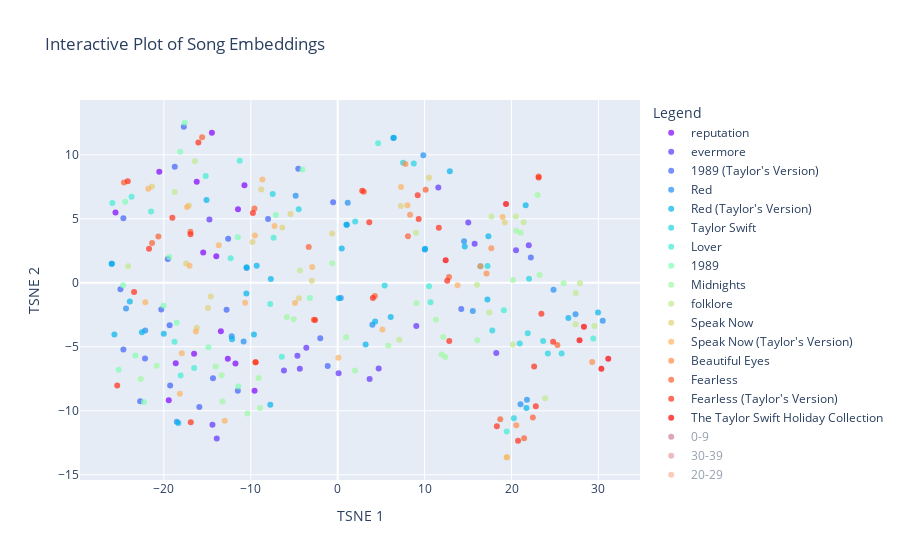

The notebook cell saved with this chart:
### Code cell
import plotly.graph_objects as go

def plot_embeddings_interactive(target_album=None, target_bucket=None):
    """
    This is a function so we can see if there are patterns among different buckets of billboard scores.
    It's a bit dizzying to look at everything overlaid...

    This plot is interactive to make encoding EDA not as painful
    """
    unique_albums = lyrics['album_name'].unique()
    album_colors = plt.cm.rainbow(np.linspace(0, 1, len(unique_albums)))
    album_color_map = {album: f'rgb({int(col[0]*255)}, {int(col[1]*255)}, {int(col[2]*255)})' for album, col in zip(unique_albums, album_colors)}

    unique_buckets = lyrics['peak_pos_bucketed'].unique()
    peak_pos_colors = plt.cm.Spectral(np.linspace(0, 1, len(unique_buckets)))
    peak_pos_color_map = {bucket: f'rgb({int(col[0]*255)}, {int(col[1]*255)}, {int(col[2]*255)})' for bucket, col in zip(unique_buckets, peak_pos_colors)}

    fig = go.Figure()

    # Ensuring embeddings_2d is a NumPy array for indexing
    embeddings_2d_np = np.array(embeddings_2d)

    # Add traces for album names
    for album in unique_albums:
        if target_album is not None and target_album != album:
            continue
        idx = lyrics['album_name'] == album
        selected_embeddings = embeddings_2d_np[idx]
        fig.add_trace(go.Scatter(x=selected_embeddings[:, 0], y=selected_embeddings[:, 1],
                                 mode='markers', marker=dict(color=album_color_map[album], opacity=0.7 if target_album is None or target_album == album else 0.2),
                                 name=album, text=lyrics[idx]['track_name']))

    # Add traces for peak position buckets, set to be initially hidden (visible on legend click)
    for bucket in unique_buckets:
        if target_bucket is not None and target_bucket != bucket:
            continue
        idx = lyrics['peak_pos_bucketed'] == bucket
        selected_embeddings = embeddings_2d_np[idx]
        fig.add_trace(go.Scatter(x=selected_embeddings[:, 0], y=selected_embeddings[:, 1],
                                 mode='markers', marker=dict(color=peak_pos_color_map[bucket], opacity=0.7 if target_bucket is None or target_bucket == bucket else 0.2),
                                 name=bucket, text=lyrics[idx]['track_name'],
                                 visible='legendonly'))

    fig.update_layout(title='Interactive Plot of Song Embeddings',
                      xaxis_title='TSNE 1',
                      yaxis_title='TSNE 2',
                      legend_title_text='Legend',
                      hovermode='closest')

    fig.show()




plot_embeddings_interactive()

### Figure 1 — Plotly figure (JSON) as saved in the notebook; plotly's stock layout.template omitted (floating-point values rounded to 4 significant figures)
{"data": [{"marker": {"color": "rgb(127, 0, 255)", "opacity": 0.7}, "mode": "markers", "name": "reputation", "text": ["...Ready For It?", "Call It What You Want", "Dancing With Our Hands Tied", "Delicate", "Don't Blame Me", "Dress", "End Game", "Getaway Car", "Gorgeous", "I Did Something Bad", "King Of My Heart", "Look What You Made Me Do", "New Year's Day", "So It Goes...", "This Is Why We Can't Have Nice Things"], "type": "scatter", "x": [-13.97, -9.564, -18.63, -25.56, -11.47, -13.44, -16.52, -10.73, -19.43, -16.22, -15.48, -20.53, -14.47, -12.64, -11.76], "y": [2.073, -8.435, -6.282, 5.492, 5.751, -3.789, -5.553, 7.617, -9.18, 7.895, 2.371, 8.675, 11.72, -5.93, -6.311]}, {"marker": {"color": "rgb(95, 49, 253)", "opacity": 0.7}, "mode": "markers", "name": "evermore", "text": ["'tis the damn season", "champagne problems", "closure", "coney island", "cowboy like me", "dorothea", "evermore", "gold rush", "happiness", "it's time to go", "ivy", "long story short", "marjorie", "no body, no crime", "right where you left me", "tolerate it", "willow"], "type": "scatter", "x": [-6.185, 21.99, 18.24, 0.1038, 15.03, 9.043, 3.672, 11.58, -14.41, 4.719, -3.611, -4.63, 15.76, -4.356, -13.91, 20.52, -14.76], "y": [-6.853, 2.925, -5.484, -7.069, 4.709, -3.373, -7.526, 7.437, -11.1, -6.695, -5.07, -5.698, 3.053, -6.724, -12.17, 2.547, 4.937]}, {"marker": {"color": "rgb(63, 97, 250)", "opacity": 0.7}, "mode": "markers", "name": "1989 (Taylor's Version)", "text": ["\"Slut!\" (Taylor's Version) [From The Vault]", "All You Had To Do Was Stay (Taylor's Version)", "Bad Blood (Remix) [Taylor's Version]", "Bad Blood (Taylor's Version)", "Blank Space (Taylor's Version)", "Clean (Taylor's Version)", "How You Get The Girl (Taylor's Version)", "I Know Places (Taylor's Version)", "I Wish You Would (Taylor's Version)", "Is It Over Now? (Taylor's Version) [From The Vault]", "New Romantics (Taylor's Version)", "Now That We Don't Talk (Taylor's Version) [From The Vault]", "Out Of The Woods (Taylor's Version)", "Say Don't Go (Taylor's Version) [From The Vault]", "Shake It Off (Taylor's Version)", "Style (Taylor's Version)", "Suburban Legends (Taylor's Version) [From The Vault]", "Sweeter Than Fiction (Taylor's Version)", "This Love (Taylor's Version)", "Welcome To New York (Taylor's Version)", "Wildest Dreams (Taylor's Version)", "Wonderland (Taylor's Version)", "You Are In Love (Taylor's Version)"], "type": "scatter", "x": [-1.148, -20.3, -15.92, -18.74, -17.7, -0.5243, -22.73, -2.003, -19.33, -14.35, -12.6, 22.22, -19.55, -24.65, -24.66, -8.008, 14.22, -19.27, -22.17, -4.533, -24.99, -12.78, -11.49], "y": [-6.504, -2.096, -9.707, 9.067, 12.2, 6.287, -9.25, -4.328, -3.312, -7.451, 3.43, 1.977, 1.849, -5.204, 5.04, 4.98, -2.056, -8.031, -5.914, 8.912, -0.5145, -2.105, -8.437]}, {"marker": {"color": "rgb(31, 142, 243)", "opacity": 0.7}, "mode": "markers", "name": "Red", "text": ["22", "All Too Well", "Begin Again", "Come Back...Be Here", "Everything Has Changed", "Girl At Home", "Holy Ground", "I Almost Do", "I Knew You Were Trouble", "Red", "Red (Original Demo Recording)", "Sad Beautiful Tragic", "Starlight", "State Of Grace", "State Of Grace (Acoustic Version)", "Stay Stay Stay", "The Last Time", "The Lucky One", "The Moment I Knew", "Treacherous", "Treacherous (Original Demo Recording)", "We Are Never Ever Getting Back Together"], "type": "scatter", "x": [-24.35, -10.48, 10.02, 14.54, -12.19, -10.82, 15.54, 6.404, -22.15, 1.155, 9.854, 30.5, -4.835, 24.83, 27.36, 1.054, -18.51, 0.3538, 3.99, 21.78, 21.04, -25.99], "y": [-2.007, 1.152, 2.597, 3.253, -4.183, -4.581, -2.209, 11.31, -3.736, 6.247, 9.965, -2.967, 6.79, -0.5484, -2.463, 4.526, -10.86, -1.189, -3.276, -9.149, -9.489, 1.493]}, {"marker": {"color": "rgb(0, 180, 235)", "opacity": 0.7}, "mode": "markers", "name": "Red (Taylor's Version)", "text": ["22 (Taylor's Version)", "All Too Well (10 Minute Version) [Taylor's Version] [From The Vault]", "All Too Well (Taylor's Version)", "Babe (Taylor's Version) [From The Vault]", "Begin Again (Taylor's Version)", "Better Man (Taylor's Version) [From The Vault]", "Come Back...Be Here (Taylor's Version)", "Everything Has Changed (Taylor's Version)", "Forever Winter (Taylor's Version) [From The Vault]", "Girl At Home (Taylor's Version)", "Holy Ground (Taylor's Version)", "I Almost Do (Taylor's Version)", "I Bet You Think About Me (Taylor's Version) [From The Vault]", "I Knew You Were Trouble (Taylor's Version)", "Message In A Bottle (Taylor's Version) [From The Vault]", "Nothing New (Taylor's Version) [From The Vault]", "Red (Taylor's Version)", "Ronan (Taylor's Version)", "Run (Taylor's Version) [From The Vault]", "Sad Beautiful Tragic (Taylor's Version)", "Starlight (Taylor's Version)", "State Of Grace (Acoustic Version) [Taylor's Version]", "State Of Grace (Taylor's Version)", "Stay Stay Stay (Taylor's Version)", "The Last Time (Taylor's Version)", "The Lucky One (Taylor's Version)", "The Moment I Knew (Taylor's Version)", "The Very First Night (Taylor's Version) [From The Vault]", "Treacherous (Taylor's Version)", "We Are Never Ever Getting Back Together (Taylor's Version)"], "type": "scatter", "x": [-23.92, -9.317, -10.48, 0.4665, 10.06, -10.5, 14.62, -12.16, 21.63, -9.633, 17.23, 6.456, -7.748, -22.53, -20.01, 3.216, -25.69, 17.34, -7.693, 29.95, -15.09, 26.54, 6.098, 1.002, -18.34, 0.1175, 4.313, 12.9, 21.72, -25.99], "y": [-1.471, 1.33, 1.219, 2.672, 2.655, -0.841, 2.84, -4.405, 6.059, -4.041, -1.314, 11.33, -9.53, -3.861, -3.974, -4.821, -4.045, 3.636, 0.2984, -2.321, 6.461, -2.747, -2.68, 4.533, -10.96, -1.214, -3.033, 8.719, -9.787, 1.493]}, {"marker": {"color": "rgb(32, 212, 224)", "opacity": 0.7}, "mode": "markers", "name": "Taylor Swift", "text": ["A Perfectly Good Heart", "A Place In This World", "Cold As You", "I'm Only Me When I'm With You", "I'm Only Me When I'm With You", "Invisible", "Mary's Song (Oh My My My)", "Our Song", "Picture To Burn", "Should've Said No", "Stay Beautiful", "Teardrops On My Guitar", "Teardrops On My Guitar (Pop Version)", "The Outside", "Tied Together With A Smile", "Tim McGraw"], "type": "scatter", "x": [25.76, 21.87, 20.95, 17.24, 16.42, 23.64, 5.405, -7.478, 20.27, 2.016, 22.02, 7.52, 8.757, 24.18, 17.79, -4.484], "y": [-5.533, -3.949, -4.74, 1.303, 1.287, -4.552, -0.2087, 6.927, -10.59, 4.787, 0.3182, 9.388, 9.313, -5.522, -3.73, 5.736]}, {"marker": {"color": "rgb(64, 236, 211)", "opacity": 0.7}, "mode": "markers", "name": "Lover", "text": ["Afterglow", "Cornelia Street", "Cruel Summer", "Daylight", "Death By A Thousand Cuts", "False God", "I Forgot That You Existed", "I Think He Knows", "It's Nice To Have A Friend", "London Boy", "Lover", "ME!", "Miss Americana & The Heartbreak Prince", "Paper Rings", "Soon You'll Get Better", "The Archer", "The Man", "You Need To Calm Down"], "type": "scatter", "x": [-7.371, -11.27, -21.48, -18.78, -15.18, 19.45, 10.68, -6.426, 29.41, -7.766, 4.651, -25.93, -12.32, -18.07, 19.12, 10.51, -16.51, -23.71], "y": [3.514, 9.538, 5.565, -4.61, 8.351, -11.62, -1.515, -5.786, -4.364, -1.661, 10.91, 6.228, 1.92, -7.237, -2.141, -0.2756, -6.651, 6.72]}, {"marker": {"color": "rgb(96, 250, 196)", "opacity": 0.7}, "mode": "markers", "name": "nan", "text": [], "type": "scatter", "x": [], "y": []}, {"marker": {"color": "rgb(128, 254, 179)", "opacity": 0.7}, "mode": "markers", "name": "1989", "text": ["All You Had To Do Was Stay", "Bad Blood", "Blank Space", "Clean", "How You Get The Girl", "I Know Places", "I Wish You Would", "New Romantics", "Out Of The Woods", "Shake It Off", "Style", "This Love", "Welcome To New York", "Wildest Dreams", "Wonderland", "You Are In Love"], "type": "scatter", "x": [-20.04, -18.12, -17.6, -25.2, -22.29, -3.205, -18.53, -11.5, -19.38, -24.45, -7.114, -23.28, -4.056, -24.7, -14.87, -11.43], "y": [-1.786, 10.23, 12.5, -6.801, -9.321, -1.19, -3.122, 3.554, 2.005, 6.333, 5.294, -5.69, 8.856, -0.2023, -5.031, -8.115]}, {"marker": {"color": "rgb(160, 249, 161)", "opacity": 0.7}, "mode": "markers", "name": "Midnights", "text": ["Anti-Hero", "Bejeweled", "Bigger Than The Whole Sky", "Dear Reader", "Glitch", "High Infidelity", "Hits Different", "Karma", "Karma (Remix)", "Labyrinth", "Lavender Haze", "Maroon", "Mastermind", "Midnight Rain", "Paris", "Question...?", "Snow On The Beach", "Snow On The Beach (More Lana Del Rey)", "Sweet Nothing", "Sweet Nothing (Piano Remix)", "The Great War", "Vigilante Shit", "Would've, Could've, Should've", "You're Losing Me (From The Vault)", "You're On Your Own, Kid", "You're On Your Own, Kid (Strings Remix)"], "type": "scatter", "x": [0.9691, -14.04, 16.06, 25.99, 12.15, -5.845, -8.954, -5.057, -10.38, 9.061, 11.29, -0.6154, 5.829, 20.17, 23.01, -13.35, -22.66, -20.82, 11.95, 12.39, 1.992, 23.24, -13.26, -9.104, 20.54, 21.06], "y": [-4.256, -6.543, -4.494, -0.03057, -4.235, -2.68, -9.791, -2.854, -10.22, -1.596, -2.888, 1.532, -4.913, 0.2208, 6.864, -7.23, -7.515, -6.49, -5.6, -5.792, -6.854, 0.6013, -9.271, -7.442, 4.061, 3.906]}, {"marker": {"color": "rgb(192, 234, 140)", "opacity": 0.7}, "mode": "markers", "name": "folklore", "text": ["august", "betty", "cardigan", "epiphany", "exile", "hoax", "illicit affairs", "invisible string", "mad woman", "mirrorball", "my tears ricochet", "peace", "seven", "the 1", "the lakes", "the last great american dynasty", "this is me trying"], "type": "scatter", "x": [-4.335, -18.75, -24.11, 29.54, -16.43, 27.87, 27.4, 17.69, 20.5, 17.44, 21.39, 16.03, 27.37, 9.005, 23.87, 7.087, 20.16], "y": [0.9686, 7.097, 1.297, -3.385, 9.502, -0.0359, -0.8006, 5.187, 5.187, -2.314, 4.728, -0.1469, -3.248, 3.911, -9.015, -4.458, -4.83]}, {"marker": {"color": "rgb(224, 210, 119)", "opacity": 0.7}, "mode": "markers", "name": "Speak Now", "text": ["Back To December", "Better Than Revenge", "Dear John", "Enchanted", "Haunted", "If This Was A Movie", "Innocent", "Last Kiss", "Long Live", "Mean", "Mine", "Never Grow Up", "Ours", "Sparks Fly", "Speak Now", "Superman", "The Story Of Us"], "type": "scatter", "x": [-14.61, -17.44, -2.977, -0.6361, 7.273, -14.92, 19.23, -5.426, -17.12, -21.37, -6.379, -16.21, 19.46, 10.5, -8.796, -4.464, -9.801], "y": [-1.071, 1.507, 0.1529, 3.841, 5.997, -1.975, 4.715, 5.379, 6.043, 7.518, 4.317, -3.508, -13.63, 8.215, 7.292, -1.217, 3.181]}, {"marker": {"color": "rgb(255, 178, 96)", "opacity": 0.7}, "mode": "markers", "name": "Speak Now (Taylor's Version)", "text": ["Back To December (Taylor's Version)", "Better Than Revenge (Taylor's Version)", "Castles Crumbling (Taylor's Version) [From The Vault]", "Dear John (Taylor's Version)", "Electric Touch (Taylor's Version) [From The Vault]", "Enchanted (Taylor's Version)", "Foolish One (Taylor's Version) [From The Vault]", "Haunted (Taylor's Version)", "I Can See You (Taylor's Version) [From The Vault]", "Innocent (Taylor's Version)", "Last Kiss (Taylor's Version)", "Long Live (Taylor's Version)", "Mean (Taylor's Version)", "Mine (Taylor's Version)", "Never Grow Up (Taylor's Version)", "Ours (Taylor's Version)", "Sparks Fly (Taylor's Version)", "Speak Now (Taylor's Version)", "Superman (Taylor's Version)", "The Story Of Us (Taylor's Version)", "Timeless (Taylor's Version) [From The Vault]", "When Emma Falls In Love (Taylor's Version) [From The Vault]"], "type": "scatter", "x": [-17.93, -17.05, 13.8, -2.931, 5.142, -22.13, -10.65, 8.022, -18.16, 18.98, -7.268, -17.33, -21.79, -13.68, -16.31, 19.46, 7.287, -8.663, -4.911, -9.524, -13.0, 0.08223], "y": [-5.512, 1.33, -0.1878, 1.24, -3.658, -1.529, -1.559, 6.062, -8.678, 5.141, 4.435, 5.92, 7.356, 2.939, -3.811, -13.63, 7.49, 8.072, -1.579, 3.697, -10.78, -5.865]}, {"marker": {"color": "rgb(255, 139, 72)", "opacity": 0.7}, "mode": "markers", "name": "Beautiful Eyes", "text": ["Beautiful Eyes", "I Heart ?", "I'm Only Me When I'm With You", "I'm Only Me When I'm With You", "Picture To Burn (Radio Edit)", "Should've Said No (Alternate Version)", "Teardrops On My Guitar (Acoustic Version)"], "type": "scatter", "x": [29.28, 17.67, 16.42, 17.12, 20.55, 8.327, 7.792], "y": [-6.196, 2.696, 1.287, 0.7344, -11.14, 5.308, 9.28]}, {"marker": {"color": "rgb(255, 95, 48)", "opacity": 0.7}, "mode": "markers", "name": "Fearless", "text": ["Breathe", "Change", "Come In With The Rain", "Fearless", "Fifteen", "Forever & Always", "Forever & Always (Piano Version)", "Hey Stephen", "Jump Then Fall", "Love Story", "SuperStar", "Tell Me Why", "The Best Day", "The Other Side Of The Door", "The Way I Loved You", "Untouchable", "White Horse", "You Belong With Me", "You're Not Sorry"], "type": "scatter", "x": [8.089, 21.45, 25.28, 18.7, -9.445, -20.63, -21.35, -9.578, -2.747, -24.59, 22.45, 4.277, 23.12, -3.332, 10.12, -15.59, 12.81, -16.94, 3.014], "y": [3.645, -12.15, -4.865, -10.67, -6.215, 3.609, 3.112, 5.795, -2.883, 7.844, -10.53, -1.031, 8.295, 2.786, 7.27, 11.37, 0.4483, 3.98, 7.115]}, {"marker": {"color": "rgb(255, 46, 23)", "opacity": 0.7}, "mode": "markers", "name": "Fearless (Taylor's Version)", "text": ["Breathe (Taylor's Version)", "Bye Bye Baby (Taylor's Version) [From The Vault]", "Change (Taylor's Version)", "Come In With The Rain (Taylor's Version)", "Don't You (Taylor's Version) [From The Vault]", "Fearless (Taylor's Version)", "Fifteen (Taylor's Version)", "Forever & Always (Piano Version) [Taylor's Version]", "Forever & Always (Taylor's Version)", "Hey Stephen (Taylor's Version)", "Jump Then Fall (Taylor's Version)", "Love Story (Taylor's Version)", "Mr. Perfectly Fine (Taylor's Version) [From The Vault]", "SuperStar (Taylor's Version)", "Tell Me Why (Taylor's Version)", "That's When (Taylor's Version) [From The Vault]", "The Best Day (Taylor's Version)", "The Other Side Of The Door (Taylor's Version)", "The Way I Loved You (Taylor's Version)", "Today Was A Fairytale (Taylor's Version)", "Untouchable (Taylor's Version)", "We Were Happy (Taylor's Version) [From The Vault]", "White Horse (Taylor's Version)", "You All Over Me (Taylor's Version) [From The Vault]", "You Belong With Me (Taylor's Version)", "You're Not Sorry (Taylor's Version)"], "type": "scatter", "x": [3.638, 9.321, 20.75, 24.78, 22.6, 18.31, -9.445, -23.42, -21.71, -9.755, -2.604, -24.15, -16.9, 22.79, 4.047, -25.36, 23.12, -19.02, 9.207, 11.64, -16.03, 23.44, 12.6, 12.84, -16.93, 2.827], "y": [4.723, 4.991, -12.35, -4.608, -6.541, -11.21, -6.215, -0.7203, 2.652, 5.457, -2.908, 7.928, -10.89, -9.656, -1.181, -8.026, 8.227, 5.087, 6.844, 4.305, 10.95, -2.412, 0.1578, -4.556, 3.797, 7.188]}, {"marker": {"color": "rgb(255, 0, 0)", "opacity": 0.7}, "mode": "markers", "name": "The Taylor Swift Holiday Collection", "text": ["Christmas Must Be Something More", "Christmases When You Were Mine", "Last Christmas", "Santa Baby", "Silent Night", "White Christmas"], "type": "scatter", "x": [19.37, 28.33, 12.42, 27.83, 31.13, 30.34], "y": [6.156, -3.432, 1.769, -4.485, -5.937, -6.723]}, {"marker": {"color": "rgb(158, 1, 66)", "opacity": 0.7}, "mode": "markers", "name": "0-9", "text": ["...Ready For It?", "\"Slut!\" (Taylor's Version) [From The Vault]", "All Too Well (Taylor's Version)", "Anti-Hero", "Back To December", "Bad Blood (Remix) [Taylor's Version]", "Bad Blood (Taylor's Version)", "Begin Again", "Bejeweled", "Blank Space", "cardigan", "Cruel Summer", "exile", "Fearless", "I Can See You (Taylor's Version) [From The Vault]", "I Don't Wanna Live Forever", "I Knew You Were Trouble", "Is It Over Now? (Taylor's Version) [From The Vault]", "Karma (Remix)", "Lavender Haze", "Look What You Made Me Do", "Love Story", "Maroon", "ME!", "Midnight Rain", "Mine", "Now That We Don't Talk (Taylor's Version) [From The Vault]", "Question...?", "Red", "Say Don't Go (Taylor's Version) [From The Vault]", "Shake It Off", "Snow On The Beach", "Speak Now", "Style", "Style (Taylor's Version)", "the 1", "Today Was A Fairytale", "We Are Never Ever Getting Back Together", "Wildest Dreams", "willow", "You Belong With Me", "You Need To Calm Down", "You're On Your Own, Kid"], "type": "scatter", "visible": "legendonly", "x": [-13.97, -1.148, -10.48, 0.9691, -14.61, -15.92, -18.74, 10.02, -14.04, -17.6, -24.11, -21.48, -16.43, 18.7, -18.16, 2.454, -22.15, -14.35, -10.38, 11.29, -20.53, -24.59, -0.6154, -25.93, 20.17, -6.379, 22.22, -13.35, 1.155, -24.65, -24.45, -22.66, -8.796, -7.114, -8.008, 9.005, 11.9, -25.99, -24.7, -14.76, -16.94, -23.71, 20.54], "y": [2.073, -6.504, 1.219, -4.256, -1.071, -9.707, 9.067, 2.597, -6.543, 12.5, 1.297, 5.565, 9.502, -10.67, -8.678, 8.651, -3.736, -7.451, -10.22, -2.888, 8.675, 7.844, 1.532, 6.228, 0.2208, 4.317, 1.977, -7.23, 6.247, -5.204, 6.333, -7.515, 7.292, 5.294, 4.98, 3.911, 4.231, 1.493, -0.2023, 4.937, 3.98, 6.72, 4.061]}, {"marker": {"color": "rgb(211, 60, 78)", "opacity": 0.7}, "mode": "markers", "name": "30-39", "text": ["'tis the damn season", "Castles Crumbling (Taylor's Version) [From The Vault]", "Clean (Taylor's Version)", "Come In With The Rain", "Electric Touch (Taylor's Version) [From The Vault]", "Everything Has Changed", "Forever & Always", "High Infidelity", "I Know Places (Taylor's Version)", "I Wish You Would (Taylor's Version)", "invisible string", "Mean (Taylor's Version)", "Mr. Perfectly Fine (Taylor's Version) [From The Vault]", "no body, no crime", "Paris", "Safe & Sound", "seven", "Should've Said No", "Speak Now (Taylor's Version)", "Sweeter Than Fiction", "The Archer", "this is me trying", "When Emma Falls In Love (Taylor's Version) [From The Vault]", "Wonderland (Taylor's Version)"], "type": "scatter", "visible": "legendonly", "x": [-6.185, 13.8, -0.5243, 25.28, 5.142, -12.19, -20.63, -5.845, -2.003, -19.33, 17.69, -21.79, -16.9, -4.356, 23.01, 28.2, 27.37, 2.016, -8.663, -13.39, 10.51, 20.16, 0.08223, -12.78], "y": [-6.853, -0.1878, 6.287, -4.865, -3.658, -4.183, 3.609, -2.68, -4.328, -3.312, 5.187, 7.356, -10.89, -6.724, 6.864, -8.143, -3.248, 4.787, 8.072, -5.537, -0.2756, -4.83, -5.865, -2.105]}, {"marker": {"color": "rgb(244, 109, 67)", "opacity": 0.7}, "mode": "markers", "name": "20-29", "text": ["22", "All You Had To Do Was Stay (Taylor's Version)", "august", "Better Than Revenge (Taylor's Version)", "Bigger Than The Whole Sky", "Call It What You Want", "champagne problems", "Dear John (Taylor's Version)", "Fifteen", "Highway Don't Care", "Hits Different", "I Bet You Think About Me (Taylor's Version) [From The Vault]", "I Forgot That You Existed", "Innocent", "mirrorball", "New Romantics (Taylor's Version)", "Picture To Burn", "Red (Taylor's Version)", "Shake It Off (Taylor's Version)", "Sparks Fly (Taylor's Version)", "Superman", "SuperStar", "The Great War", "The Joker And The Queen", "The Man", "The Other Side Of The Door", "Would've, Could've, Should've", "You're Losing Me (From The Vault)"], "type": "scatter", "visible": "legendonly", "x": [-24.35, -20.3, -4.335, -17.05, 16.06, -9.564, 21.99, -2.931, -9.445, -15.76, -8.954, -7.748, 10.68, 19.23, 17.44, -12.6, 20.27, -25.69, -24.66, 7.287, -4.464, 22.45, 1.992, 27.91, -16.51, -3.332, -13.26, -9.104], "y": [-2.007, -2.096, 0.9686, 1.33, -4.494, -8.435, 2.925, 1.24, -6.215, 0.9608, -9.791, -9.53, -1.515, 4.715, -2.314, 3.43, -10.59, -4.045, 5.04, 7.49, -1.217, -10.53, -6.854, -5.905, -6.651, 2.786, -9.271, -7.442]}, {"marker": {"color": "rgb(252, 172, 96)", "opacity": 0.7}, "mode": "markers", "name": "50-59", "text": ["22 (Taylor's Version)", "Better Man (Taylor's Version) [From The Vault]", "Better Than Revenge", "Christmas Tree Farm", "Cornelia Street", "Dear John", "epiphany", "evermore", "happiness", "Haunted (Taylor's Version)", "I Almost Do (Taylor's Version)", "I Think He Knows", "Last Kiss (Taylor's Version)", "Long Live (Taylor's Version)", "Never Grow Up (Taylor's Version)", "Only The Young", "peace", "Treacherous (Taylor's Version)", "We Are Never Ever Getting Back Together (Taylor's Version)", "Wonderland", "You All Over Me (Taylor's Version) [From The Vault]"], "type": "scatter", "visible": "legendonly", "x": [-23.92, -10.5, -17.44, 6.419, -11.27, -2.977, 29.54, 3.672, -14.41, 8.022, 6.456, -6.426, -7.268, -17.33, -16.31, 18.9, 16.03, 21.72, -25.99, -14.87, 12.84], "y": [-1.471, -0.841, 1.507, -1.83, 9.538, 0.1529, -3.385, -7.526, -11.1, 6.062, 11.33, -5.786, 4.435, 5.92, -3.811, 2.472, -0.1469, -9.787, 1.493, -5.031, -4.556]}, {"marker": {"color": "rgb(254, 224, 139)", "opacity": 0.7}, "mode": "markers", "name": ">100", "text": ["A Perfectly Good Heart", "A Place In This World", "All Too Well (10 Minute Version) [Taylor's Version] [From The Vault]", "All You Had To Do Was Stay", "American Girl", "Bad Blood", "Bad Blood (Remix)", "Beautiful Eyes", "Beautiful Ghosts", "Birch", "Breathe (Taylor's Version)", "Bye Bye Baby (Taylor's Version) [From The Vault]", "Change (Taylor's Version)", "Christmas Must Be Something More", "Christmases When You Were Mine", "Clean", "Cold As You", "Come Back...Be Here", "Come In With The Rain (Taylor's Version)", "Dancing With Our Hands Tied", "Don't Blame Me", "Don't You (Taylor's Version) [From The Vault]", "Dress", "Eyes Open (Taylor's Version)", "Forever & Always (Piano Version)", "Forever & Always (Piano Version) [Taylor's Version]", "Gasoline (Remix)", "Getaway Car", "Girl At Home", "Girl At Home (Taylor's Version)", "Half Of My Heart", "Hey Stephen (Taylor's Version)", "Holy Ground", "How You Get The Girl", "I Did Something Bad", "I Heart ?", "I Know Places", "I Wish You Would", "I'm Only Me When I'm With You", "I'm Only Me When I'm With You", "I'm Only Me When I'm With You", "I'm Only Me When I'm With You", "If This Was A Movie (Taylor's Version)", "Invisible", "it's time to go", "Jump Then Fall (Taylor's Version)", "Karma", "King Of My Heart", "Last Christmas", "Lover (Remix)", "Mary's Song (Oh My My My)", "New Year's Day", "Picture To Burn (Radio Edit)", "Red (Original Demo Recording)", "right where you left me", "Ronan (Taylor's Version)", "Sad Beautiful Tragic", "Safe & Sound (Taylor's Version)", "Santa Baby", "September", "Should've Said No (Alternate Version)", "Silent Night", "Snow On The Beach (More Lana Del Rey)", "So It Goes...", "Starlight", "State Of Grace (Acoustic Version)", "State Of Grace (Acoustic Version) [Taylor's Version]", "Stay Beautiful", "SuperStar (Taylor's Version)", "Sweet Nothing (Piano Remix)", "Sweeter Than Fiction (Taylor's Version)", "Teardrops On My Guitar (Acoustic Version)", "Teardrops On My Guitar (Pop Version)", "Tell Me Why", "Tell Me Why (Taylor's Version)", "That's When (Taylor's Version) [From The Vault]", "The Alcott", "The Best Day", "The Best Day (Taylor's Version)", "the lakes", "The Last Time", "The Lucky One", "The Other Side Of The Door (Taylor's Version)", "The Outside", "This Is Why We Can't Have Nice Things", "This Love", "Three Sad Virgins", "Tied Together With A Smile", "Today Was A Fairytale (Taylor's Version)", "Treacherous", "Treacherous (Original Demo Recording)", "Untouchable (Taylor's Version)", "We Were Happy (Taylor's Version) [From The Vault]", "White Christmas", "White Horse (Taylor's Version)", "You're Not Sorry (Taylor's Version)", "You're On Your Own, Kid (Strings Remix)"], "type": "scatter", "visible": "legendonly", "x": [25.76, 21.87, -9.317, -20.04, 30.28, -18.12, -7.594, 29.28, 23.9, 29.01, 3.638, 9.321, 20.75, 19.37, 28.33, -25.2, 20.95, 14.54, 24.78, -18.63, -11.47, 22.6, -13.44, 13.79, -21.35, -23.42, 23.32, -10.73, -10.82, -9.633, 10.21, -9.755, 15.54, -22.29, -16.22, 17.67, -3.205, -18.53, 17.24, 16.42, 16.42, 17.12, -16.43, 23.64, 4.719, -2.604, -5.057, -15.48, 12.42, 4.698, 5.405, -14.47, 20.55, 9.854, -13.91, 17.34, 30.5, 27.68, 27.83, 14.44, 8.327, 31.13, -20.82, -12.64, -4.835, 27.36, 26.54, 22.02, 22.79, 12.39, -19.27, 7.792, 8.757, 4.277, 4.047, -25.36, -15.46, 23.12, 23.12, 23.87, -18.51, 0.3538, -19.02, 24.18, -11.76, -23.28, -6.241, 17.79, 11.64, 21.78, 21.04, -16.03, 23.44, 30.34, 12.6, 2.827, 21.06], "y": [-5.533, -3.949, 1.33, -1.786, -4.222, 10.23, -7.564, -6.196, -0.3379, -1.481, 4.723, 4.991, -12.35, 6.156, -3.432, -6.801, -4.74, 3.253, -4.608, -6.282, 5.751, -6.541, -3.789, -4.667, 3.112, -0.7203, -3.481, 7.617, -4.581, -4.041, -5.578, 5.457, -2.209, -9.321, 7.895, 2.696, -1.19, -3.122, 1.303, 1.287, 1.287, 0.7344, -2.073, -4.552, -6.695, -2.908, -2.854, 2.371, 1.769, 10.06, -0.2087, 11.72, -11.14, 9.965, -12.17, 3.636, -2.967, -8.204, -4.485, -3.216, 5.308, -5.937, -6.49, -5.93, 6.79, -2.463, -2.747, 0.3182, -9.656, -5.792, -8.031, 9.28, 9.313, -1.031, -1.181, -8.026, -10.56, 8.295, 8.227, -9.015, -10.86, -1.189, 5.087, -5.522, -6.311, -5.69, -9.528, -3.73, 4.305, -9.149, -9.489, 10.95, -2.412, -6.723, 0.1578, 7.188, 3.906]}, {"marker": {"color": "rgb(254, 254, 190)", "opacity": 0.7}, "mode": "markers", "name": "70-79", "text": ["Afterglow", "Babe", "Begin Again (Taylor's Version)", "cowboy like me", "Enchanted", "False God", "Fearless (Taylor's Version)", "Forever Winter (Taylor's Version) [From The Vault]", "hoax", "Holy Ground (Taylor's Version)", "Last Kiss", "marjorie", "Renegade", "Superman (Taylor's Version)", "The Way I Loved You", "You Belong With Me (Taylor's Version)"], "type": "scatter", "visible": "legendonly", "x": [-7.371, 0.9201, 10.06, 15.03, -0.6361, 19.45, 18.31, 21.63, 27.87, 17.23, -5.426, 15.76, -18.08, -4.911, 10.12, -16.93], "y": [3.514, 3.011, 2.655, 4.709, 3.841, -11.62, -11.21, 6.059, -0.0359, -1.314, 5.379, 3.053, 8.5, -1.579, 7.27, 3.797]}, {"marker": {"color": "rgb(230, 245, 152)", "opacity": 0.7}, "mode": "markers", "name": "10-19", "text": ["All Of The Girls You Loved Before", "Back To December (Taylor's Version)", "Blank Space (Taylor's Version)", "Both Of Us", "Change", "Crazier", "Delicate", "Enchanted (Taylor's Version)", "End Game", "Eyes Open", "Gorgeous", "If This Was A Movie", "Jump Then Fall", "Labyrinth", "Love Story (Taylor's Version)", "Lover", "Mastermind", "Mean", "Mine (Taylor's Version)", "my tears ricochet", "Our Song", "Ours", "Out Of The Woods", "Out Of The Woods (Taylor's Version)", "Ronan", "Sparks Fly", "State Of Grace", "State Of Grace (Taylor's Version)", "Suburban Legends (Taylor's Version) [From The Vault]", "Sweet Nothing", "Teardrops On My Guitar", "the last great american dynasty", "Two Is Better Than One", "Untouchable", "Vigilante Shit", "Welcome To New York (Taylor's Version)", "White Horse", "Wildest Dreams (Taylor's Version)", "You're Not Sorry"], "type": "scatter", "visible": "legendonly", "x": [4.53, -17.93, -17.7, -6.884, 21.45, 26.31, -25.56, -22.13, -16.52, 19.3, -19.43, -14.92, -2.747, 9.061, -24.15, 4.651, 5.829, -21.37, -13.68, 21.39, -7.478, 19.46, -19.38, -19.55, 19.42, 10.5, 24.83, 6.098, 14.22, 11.95, 7.52, 7.087, 16.03, -15.59, 23.24, -4.533, 12.81, -24.99, 3.014], "y": [-4.35, -5.512, 12.2, -9.924, -12.15, -3.971, 5.492, -1.529, -5.553, -3.95, -9.18, -1.975, -2.883, -1.596, 7.928, 10.91, -4.913, 7.518, 2.939, 4.728, 6.927, -13.63, 2.005, 1.849, 3.26, 8.215, -0.5484, -2.68, -2.056, -5.6, 9.388, -4.458, -2.934, 11.37, 0.6013, 8.912, 0.4483, -0.5145, 7.115]}, {"marker": {"color": "rgb(169, 220, 164)", "opacity": 0.7}, "mode": "markers", "name": "80-89", "text": ["All Too Well", "Breathe", "closure", "Come Back...Be Here (Taylor's Version)", "Daylight", "Fifteen (Taylor's Version)", "Long Live", "Never Grow Up", "Sad Beautiful Tragic (Taylor's Version)", "The Lucky One (Taylor's Version)", "The Moment I Knew (Taylor's Version)", "You Are In Love"], "type": "scatter", "visible": "legendonly", "x": [-10.48, 8.089, 18.24, 14.62, -18.78, -9.445, -17.12, -16.21, 29.95, 0.1175, 4.313, -11.43], "y": [1.152, 3.645, -5.484, 2.84, -4.61, -6.215, 6.043, -3.508, -2.321, -1.214, -3.033, -8.115]}, {"marker": {"color": "rgb(102, 194, 165)", "opacity": 0.7}, "mode": "markers", "name": "60-69", "text": ["Babe (Taylor's Version) [From The Vault]", "Carolina", "coney island", "Death By A Thousand Cuts", "dorothea", "Everything Has Changed (Taylor's Version)", "Forever & Always (Taylor's Version)", "Haunted", "I Almost Do", "Innocent (Taylor's Version)", "ivy", "London Boy", "long story short", "Ours (Taylor's Version)", "Soon You'll Get Better", "Stay Stay Stay (Taylor's Version)", "The Last Time (Taylor's Version)", "The Moment I Knew", "The Very First Night (Taylor's Version) [From The Vault]"], "type": "scatter", "visible": "legendonly", "x": [0.4665, 24.68, 0.1038, -15.18, 9.043, -12.16, -21.71, 7.273, 6.404, 18.98, -3.611, -7.766, -4.63, 19.46, 19.12, 1.002, -18.34, 3.99, 12.9], "y": [2.672, -1.362, -7.069, 8.351, -3.373, -4.405, 2.652, 5.997, 11.31, 5.141, -5.07, -1.661, -5.698, -13.63, -2.141, 4.533, -10.96, -3.276, 8.719]}, {"marker": {"color": "rgb(50, 134, 188)", "opacity": 0.7}, "mode": "markers", "name": "40-49", "text": ["betty", "Dear Reader", "Foolish One (Taylor's Version) [From The Vault]", "Glitch", "gold rush", "How You Get The Girl (Taylor's Version)", "I Knew You Were Trouble (Taylor's Version)", "illicit affairs", "mad woman", "Message In A Bottle (Taylor's Version) [From The Vault]", "Miss Americana & The Heartbreak Prince", "New Romantics", "Nothing New (Taylor's Version) [From The Vault]", "Paper Rings", "Run (Taylor's Version) [From The Vault]", "The Story Of Us", "The Story Of Us (Taylor's Version)", "This Love (Taylor's Version)", "Tim McGraw", "Timeless (Taylor's Version) [From The Vault]", "tolerate it", "Welcome To New York", "You Are In Love (Taylor's Version)"], "type": "scatter", "visible": "legendonly", "x": [-18.75, 25.99, -10.65, 12.15, 11.58, -22.73, -22.53, 27.4, 20.5, -20.01, -12.32, -11.5, 3.216, -18.07, -7.693, -9.801, -9.524, -22.17, -4.484, -13.0, 20.52, -4.056, -11.49], "y": [7.097, -0.03057, -1.559, -4.235, 7.437, -9.25, -3.861, -0.8006, 5.187, -3.974, 1.92, 3.554, -4.821, -7.237, 0.2984, 3.181, 3.697, -5.914, 5.736, -10.78, 2.547, 8.856, -8.437]}, {"marker": {"color": "rgb(94, 79, 162)", "opacity": 0.7}, "mode": "markers", "name": "90-99", "text": ["Hey Stephen", "It's Nice To Have A Friend", "Starlight (Taylor's Version)", "Stay Stay Stay", "The Way I Loved You (Taylor's Version)"], "type": "scatter", "visible": "legendonly", "x": [-9.578, 29.41, -15.09, 1.054, 9.207], "y": [5.795, -4.364, 6.461, 4.526, 6.844]}], "layout": {"hovermode": "closest", "legend": {"title": {"text": "Legend"}}, "title": {"text": "Interactive Plot of Song Embeddings"}, "xaxis": {"title": {"text": "TSNE 1"}}, "yaxis": {"title": {"text": "TSNE 2"}}}}
